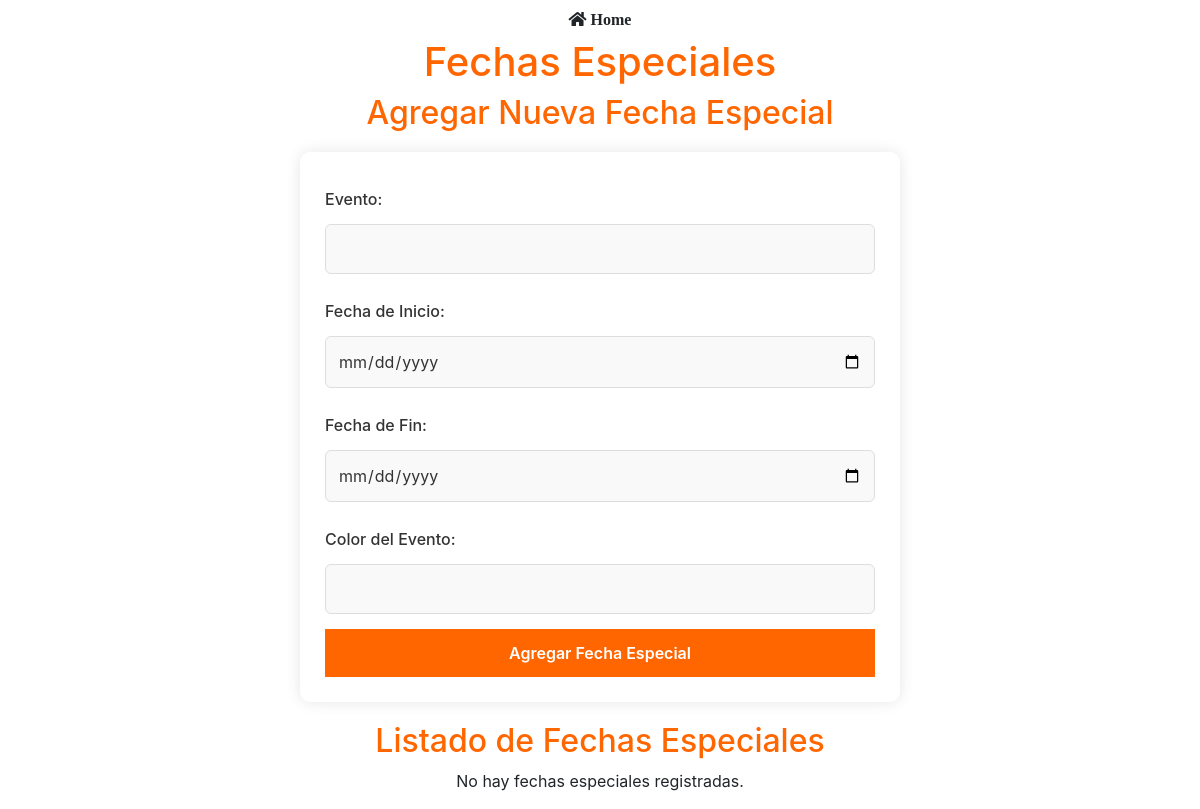
The app's page /facturacion/fechaEspecial.php, older data.
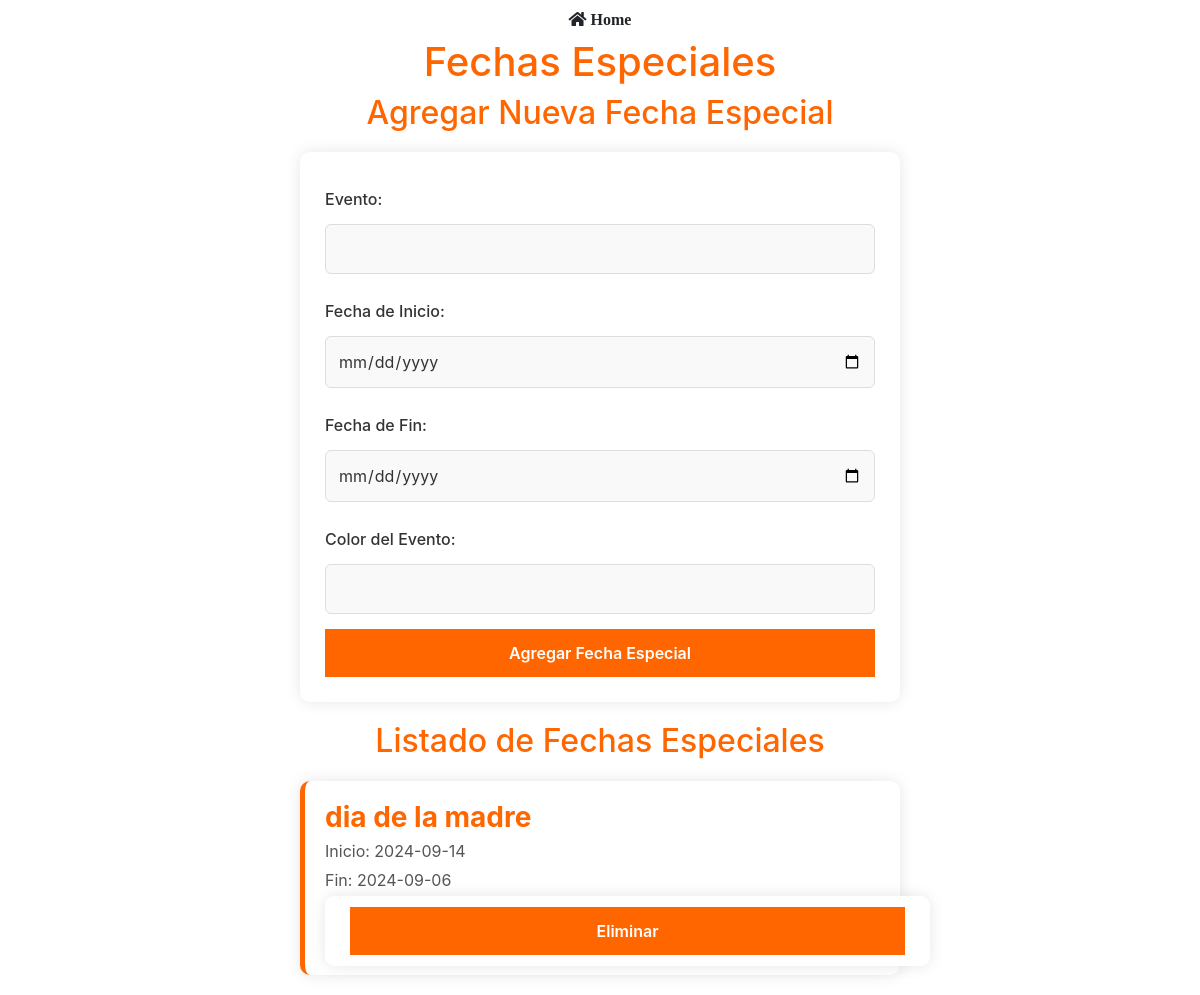
The same page, newer data.
### tables this page shows
CREATE TABLE `tb_fecha_especial` (
  `id` int NOT NULL AUTO_INCREMENT,
  `evento` varchar(255) NOT NULL,
  `fecha_inicio` date NOT NULL,
  `fecha_fin` date NOT NULL,
  `color_evento` varchar(255) DEFAULT NULL,
  PRIMARY KEY (`id`)
);

### facturacion/modeloFechaEspe.php (called while the page is built, shortened)
<?php
class FechaEspecial {
    private static $db;
    public static function setDb($database) {
        self::$db = $database;
    }
    public static function obtenerFechas() {
        $sql = "SELECT id, evento, fecha_inicio, fecha_fin, color_evento FROM tb_fecha_especial";
        $result = self::$db->query($sql);
        return $result;
    }
}
?>

### facturacion/fechaEspecial.php (the view, shortened to what this page needs)
<?php
require_once 'modeloFechaEspe.php';
$fechas = FechaEspecial::obtenerFechas();
?>
<!DOCTYPE html>
<html lang="es">
<head>
    <link href="../css/fechas_espe.css" rel="stylesheet">
    <link href="https://stackpath.bootstrapcdn.com/bootstrap/4.4.1/css/bootstrap.min.css" rel="stylesheet">
    <link href="https://cdnjs.cloudflare.com/ajax/libs/font-awesome/5.10.0/css/all.min.css" rel="stylesheet">
</head>
<body>
<center><a href="../usuarios/conBaBus.php?seccion=home" class="btn btn-home"><i class="fas fa-home"> Home</i></a></center>
    <h1>Fechas Especiales</h1>
    <h2>Agregar Nueva Fecha Especial</h2>
    <form action="controlFechas.php" method="post">
        <label for="evento">Evento:</label>
        <input type="text" name="evento" required>
        <label for="fecha_inicio">Fecha de Inicio:</label>
        <input type="date" name="fecha_inicio" required>
        <label for="fecha_fin">Fecha de Fin:</label>
        <input type="date" name="fecha_fin" required>
        <label for="color_evento">Color del Evento:</label>
        <input type="text" name="color_evento" required>
        <button type="submit" name="accion" value="agregar">Agregar Fecha Especial</button>
    </form>
    <h2>Listado de Fechas Especiales</h2>
    <?php if ($fechas->num_rows > 0): ?>
        <?php while ($fecha = $fechas->fetch_assoc()): ?>
            <div class="fecha" style="border-color: <?php echo htmlspecialchars($fecha['color_evento']); ?>;">
                <h3><?php echo htmlspecialchars($fecha['evento']); ?></h3>
                <p>Inicio: <?php echo htmlspecialchars($fecha['fecha_inicio']); ?></p>
                <p>Fin: <?php echo htmlspecialchars($fecha['fecha_fin']); ?></p>
                <div class="acciones">
                    <form action="controlFechas.php" method="post">
                        <button type="submit" name="accion" value="eliminar">Eliminar</button>
                    </form>
                </div>
            </div>
        <?php endwhile; ?>
    <?php else: ?>
        <center><p>No hay fechas especiales registradas.</p></center>
    <?php endif; ?>
</body>
</html>

### css/fechas_espe.css (style rules this page uses)
body { font-family: Arial, sans-serif; background-color: #f7f7f7; margin: 0; padding: 0; color: #333; }
h1, h2 { color: #ff6600; text-align: center; margin-top: 20px; font-weight: 700; }
form { max-width: 600px; margin: 20px auto; padding: 25px; background-color: #ffffff; border-radius: 10px; box-shadow: 0 0 15px rgba(0, 0, 0, 0.1); }
label { display: block; margin: 10px 0 5px; color: #333; font-weight: 500; }
input[type="text"], input[type="date"], button { width: 100%; padding: 12px; margin: 5px 0 15px; border: 1px solid #ddd; border-radius: 6px; box-sizing: border-box; font-size: 16px; background-color: #f9f9f9; color: #333; }
button { background-color: #ff6600; color: white; border: none; cursor: pointer; font-size: 18px; font-weight: 600; border-radius: 6px; transition: background-color 0.3s ease; }
.fecha { max-width: 600px; margin: 20px auto; padding: 20px; background-color: #ffffff; border-radius: 10px; box-shadow: 0 0 15px rgba(0, 0, 0, 0.1); border-left: 5px solid #ff6600; }
.fecha h3 { margin: 0; color: #ff6600; font-weight: 700; }
.fecha p { margin: 5px 0; color: #555; }
.acciones { margin-top: 15px; }
.acciones form { display: inline; }

Row changes from the older to the newer data that the page shows:
added tb_fecha_especial: evento "dia de la madre", fecha_inicio "2024-09-14", fecha_fin "2024-09-06"
Text that changed along with them:
text no longer shown: "No hay fechas especiales registradas."
